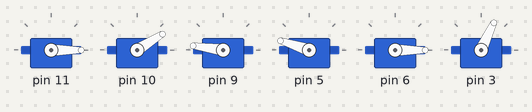
Bench run of a sketch on a simulated Arduino Uno, built with avr-gcc and run on an emulated ATmega328P. Parts: 6 × servo.

Above: at 6.17 s.
At 7.08 s:
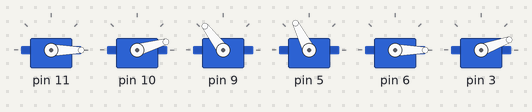
At 7.99 s:
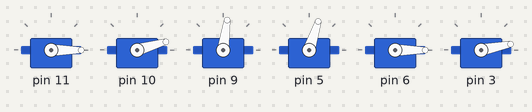
At 8.89 s:
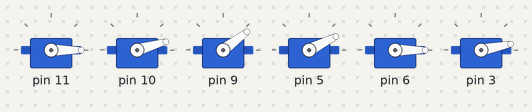
At 9.7 s:
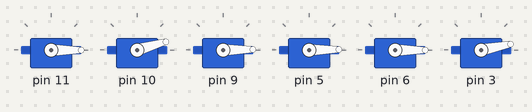
Timing chart, 0 to 11.2 s (numbered marks = the images above):
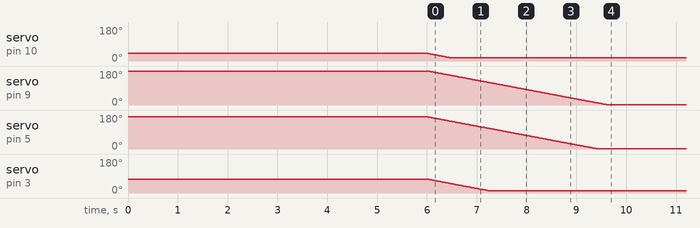

Measured:
- by itself, servo on pin 10: moves from 40° to 16° over 0.47 s
- by itself, servo on pin 9: moves from 180° to 1° over 3.6 s
- by itself, servo on pin 5: moves from 170° to 1° over 3.4 s
- by itself, servo on pin 3: moves from 73° to 11° over 1.2 s

The sketch:

sample1.ino
```cpp
#include <Braccio.h>
#include <Servo.h>

Servo base;
Servo shoulder;
Servo elbow;
Servo wrist_ver;
Servo wrist_rot;
Servo gripper;

void setup(){
  Braccio.begin();
}

void loop(){
  Braccio.ServoMovement(20,0,15,0,0,0,10);
  //Braccio.ServoMovement(20,180,165,180,180,180,73);
}
```
